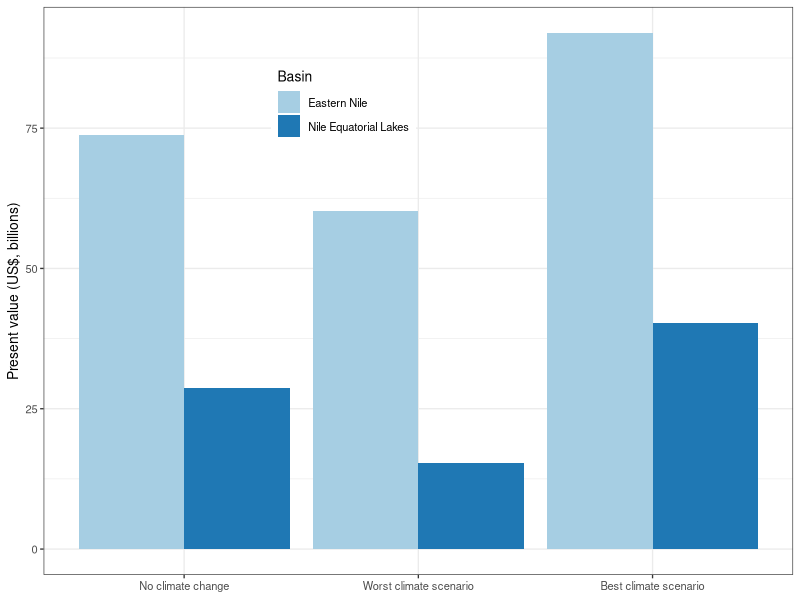

Write R code to recreate this figure. (Note: this script raises an error after producing the figure.)
library(ggplot2)
library(dplyr)
library(reshape2)
library(RColorBrewer)

d <- read.csv("World_Bank_Table5.1.csv")

data.frame(Basin=d$Basin, Low_loss=d$PV_CC_Low - d$PV_No_CC)
data.frame(Basin=d$Basin, Low_gain=d$PV_CC_High - d$PV_No_CC)

d <- melt(d, value.name="PV")
d <- filter(d, Basin %in%c("Eastern Nile", "Nile Equatorial Lakes"))

d$variable <- ordered(d$variable,
                      levels=c("PV_No_CC", "PV_CC_Low", "PV_CC_High"),
                      labels=c("No climate change",
                               "Worst climate scenario",
                               "Best climate scenario"))

# This is plotting the present value of planned hydro and irrigation expansion 
# revenues over the 2015 to 2050 period in billions of US $
ggplot(d, aes(variable, PV, fill=Basin)) +
    theme_bw(base_size=10) +
    geom_bar(stat="identity", position="dodge") +
    theme(axis.title.x=element_blank(),
          legend.position=c(.4, .83)) +
    ylab("Present value (US$, billions)") +
    scale_fill_brewer(palette = "Paired") + 
ggsave("Horn_hydro_PV_under_cc.png", height=4, width=6, dpi=400)
ggsave("Horn_hydro_PV_under_cc.eps", height=4, width=6, dpi=400)
